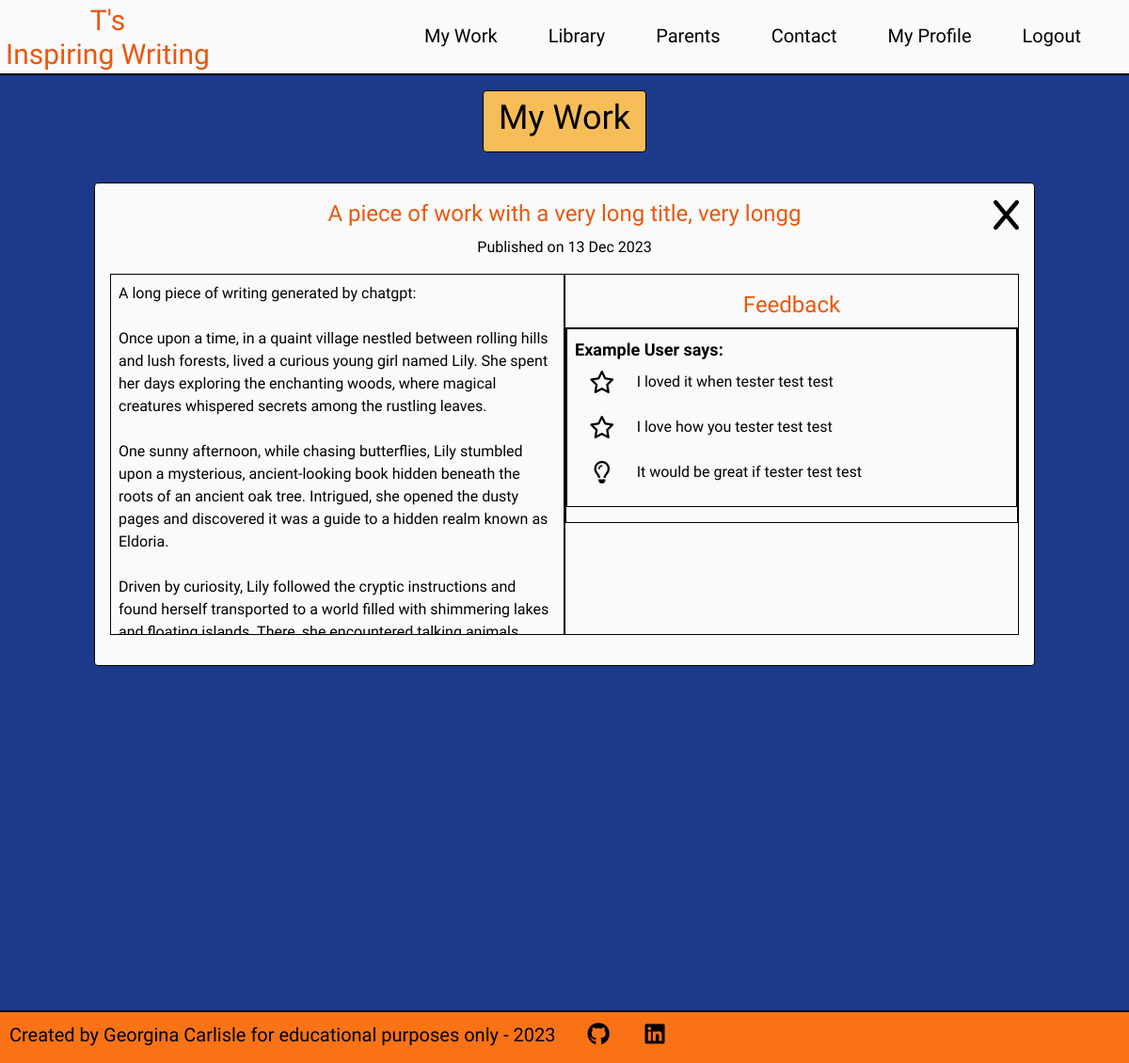
/writing/my_feedback/7 (signed in), run on the app's committed database.
### users/models.py (models this page shows, shortened)
class User(AbstractBaseUser, PermissionsMixin):
    __name__ = 'CustomUser'
    validUsername = RegexValidator(
        r'^[a-zA-Z ]+$', 'Only letters and spaces are allowed in your Pen name')
    validFirstName = RegexValidator(
        r'^[a-zA-Z ]+$',
        'Only letters and spaces are allowed in your First name')
    validSecondName = RegexValidator(
        r'^[a-zA-Z ]+$',
        'Only letters and spaces are allowed in your Second name')
    username = models.CharField(
        max_length=20, unique=True, validators=[validUsername])
    age = models.IntegerField(
        validators=[MinValueValidator(8), MaxValueValidator(12),],)
    first_name = models.CharField(max_length=12, validators=[validFirstName])
    last_name = models.CharField(max_length=20, validators=[validSecondName])
    email = models.EmailField(max_length=320)
    consent = models.BooleanField(default=False)
    join_date = models.DateTimeField(default=timezone.now)
    is_staff = models.BooleanField(default=False)
    is_admin = models.BooleanField(default=False)
    is_active = models.BooleanField(default=True)
    is_superuser = models.BooleanField(default=False)
    objects = CustomAccountManager()
    USERNAME_FIELD = 'username'
    REQUIRED_FIELDS = ['email', 'first_name', 'last_name']
    def __str__(self):
        return self.username

### writing/models.py (models this page shows, shortened)
class Writing(models.Model):
    title = models.CharField(max_length=50, unique=True)
    slug = models.SlugField(max_length=100, unique=True)
    author = models.ForeignKey(User, on_delete=models.CASCADE, related_name="writing")
    body = models.TextField()
    updated_on = models.DateTimeField(auto_now=True)
    pending_approval = models.BooleanField(default=False)
    date_submitted = models.DateTimeField(null=True, blank=True)
    approved = models.BooleanField(default=False)
    date_approved = models.DateTimeField(null=True, blank=True)
    failed_approval = models.BooleanField(default=False)
    date_failed = models.DateTimeField(null=True, blank=True)
    reason_failed = models.TextField(null=True, blank=True)
    featured = models.BooleanField(default=False)
    class Meta:
        ordering = ['-date_approved']

### library/models.py (models this page shows, shortened)
class Feedback(models.Model):
    giver = models.ForeignKey(User, on_delete=models.CASCADE, related_name="given_feedback")
    writing = models.ForeignKey(Writing, on_delete=models.CASCADE, related_name="received_feedback")
    star_one = models.TextField()
    star_two = models.TextField()
    wish = models.TextField()
    date_created = models.DateTimeField(auto_now_add=True)
    date_last_edit = models.DateTimeField(auto_now=True)
    approved = models.BooleanField(default=False)
    date_approved = models.DateTimeField(null=True, blank=True)
    failed_approval = models.BooleanField(default=False)
    date_failed = models.DateTimeField(null=True, blank=True)
    reason_failed = models.TextField(null=True, blank=True)
    class Meta:
        ordering = ['-date_approved']

### writing/views.py (the view)
# urls.py: path('my_feedback/<int:writing_id>', views.view_my_feedback, name='my_feedback'),
@login_required
def view_my_feedback(request, writing_id):
    writing = get_object_or_404(Writing, pk=writing_id)
    feedback_received = writing.received_feedback.all().filter(approved = True)
    context = {}
    if request.user != writing.author:
        messages.error(request, 'You have been returned to your account home page, \
                       as you were trying to access a page you are not authorised to view.')
        return redirect('account_home')
    context['writing'] = writing
    context['feedback_received'] = feedback_received
    return render(request, 'view_my_feedback.html', context)

### writing/templates/view_my_feedback.html (shortened to what this page needs)
{% extends 'base.html' %}
{% load static %}
{% block content %}
<div class="bg-blue-900 h-full pb-4 pt-16 lg:pt-20">
    <div class="flex justify-center h-fit">
        <div class="text-center px-4 py-2 bg-horange my-4 h-fit rounded border border-black">
            <h1 class="text-3xl md:text-4xl font-title text-black mb-2">
                My Work
            </h1>
        </div>
    </div>
    <div class="flex justify-center mt-4">
        <div class="border border-black rounded bg-zinc-50 p-4 relative w-11/12 sm:max-w-xl lg:max-w-none lg:w-5/6 h-3/4">
            <a
            href="{% url 'my_work' user.id %}"
            title="Return to My Work. Any changes will not be saved."
            class="absolute top-4 right-4">
                <i class="fa-solid fa-x text-4xl" aria-hidden="true"></i>
            </a>
            <div class="text-center mb-4">
                <div class="flex justify-center">
                    <h2 class="text-2xl md:text-2xl mb-2 w-4/5 font-title text-orange-600">
                        {{ writing.title }}
                    </h2>
                </div>
                <p class="mb-2">
                    Published on {{ writing.date_approved|date:"d M Y" }}
                </p>
            </div>
            <div class="lg:grid lg:grid-cols-2 h-fit 2xl:grid-cols-5">
                <div class="border border-black h-40 lg:h-96 overflow-auto mb-4 p-2 2xl:col-span-3">
                    {{ writing.body|linebreaksbr|safe }}
                </div>
                <div class="lg:border border-black lg:h-96 lg:pt-4 2xl:col-span-2">
                    <h3 class="text-2xl text-center mb-2 font-title text-orange-600">Feedback </h3>
                    <div class="border border-black max-h-52 overflow-auto lg:h-80 lg:overflow-scroll">
                        {% if feedback_received %}
                        {% for feedback in feedback_received %}
                        <div class="border border-black p-2">
                            <h4 class="font-bold text-lg">
                                {{ feedback.giver }} says:
                            </h4>
                            <div class="mb-2 grid grid-cols-6 sm:grid-cols-8">
                                <div class="col-span-1 flex justify-center">
                                    <i class="fa-regular fa-star text-2xl mt-2" aria-label="star one"></i>
                                </div>
                                <p class="col-span-5 sm:col-span-7 p-2">
                                    I loved it when {{ feedback.star_one }}
                                </p>
                            </div>
                            <div class="mb-2 grid grid-cols-6 sm:grid-cols-8">
                                <div class="col-span-1 flex justify-center">
                                    <i class="fa-regular fa-star text-2xl mt-2" aria-label="star two"></i>
                                </div>
                                <p class="col-span-5 sm:col-span-7 p-2">
                                    I love how you {{ feedback.star_two }}
                                </p>
                            </div>
                            <div class="mb-2 grid grid-cols-6 sm:grid-cols-8">
                                <div class="col-span-1 flex justify-center">
                                    <i class="fa-regular fa-lightbulb text-2xl mt-2" aria-label="idea"></i>
                                </div>
                                <p class="col-span-5 sm:col-span-7 p-2">
                                    It would be great if {{ feedback.wish }}
                                </p>
                            </div>
                        </div>
                        {% endfor %}
                        {% else %}
                        <p>You have no feedback yet for {{ writing.title }}</p>
                        {% endif %}
                    </div>
                </div>
            </div>
        </div>
    </div>
</div>
{% endblock%}

### templates/account_header.html (shortened to what this page needs)
{% load static %}
<header>
  <div
    class="fixed top-0 z-10 grid grid-cols-4 md:grid-cols-6 xl:grid-cols-6 h-16 lg:h-20 w-full border-b-2 border-black bg-zinc-50"
  >
    <div class="flex justify-start col-span-3 sm:col-span-2">
      <div class="p-1.5 lg:py-1">
        <a
          class="inline-block text-center w-full font-title text-2xl lg:text-3xl leading-none text-orange-600 hover:text-black hover:cursor-pointer"
          href="{% url 'account_home' %}"
          aria-label="return to the home page"
        >
          {% if user.username %}
          <p>{{ user.username }}'s</p>
          <p>Inspiring Writing</p>
          {% endif %}
        </a>
      </div>
    </div>
    <nav class="col-span-1 md:col-span-4 p-5 lg:p-6 font-body">
      <ul class="hidden md:flex flex-row justify-around lg:text-xl">
        <li class="hover:font-bold hover:cursor-pointer">
          <a href="{% url 'my_work' user.id %}">My Work</a>
        </li>
        <li class="hover:font-bold hover:cursor-pointer">
          <a href="{% url 'library' %}">Library</a>
        </li>
        <li class="hover:font-bold hover:cursor-pointer">
          <button
            id="parent-info-open"
            aria-label="open information for parents">
            Parents
          </button>
        </li>
        <li class="hover:font-bold hover:cursor-pointer">
          <a>Contact</a>
        </li>
        <li class="hover:font-bold hover:cursor-pointer">
          <a>My Profile</a>
        </li>
        <li class="hover:font-bold hover:cursor-pointer">
          <a href="{% url 'logout' %}">Logout</a>
        </li>
      </ul>
    </nav>
  </div>
</header>

### data on the page
User: username "T"
Writing: title "A piece of work with a very long title, very longg", date_approved "13 Dec 2023", body "A long piece of writing generated by chatgpt: Once upon a time, in a quaint village nestled between rolling hills and lush forests, lived a curious young girl named Lily. She spent her days exploring the enchanting woods, where magical creatures whispered secrets among the rustling leaves. One sunny afternoon, while chasing butterflies, Lily stumbled upon a mysterious, ancient-looking book hidden beneath the roots of an ancient oak tree. Intrigued, she opened the dusty pages and discovered it was a guide to a hidden realm known as Eldoria. Driven by curiosity, Lily followed the cryptic instructions and found herself transported to a world filled with shimmering lakes…"
Feedback: giver "Example User", star_one "tester test test", star_two "tester test test", wish "tester test test"
